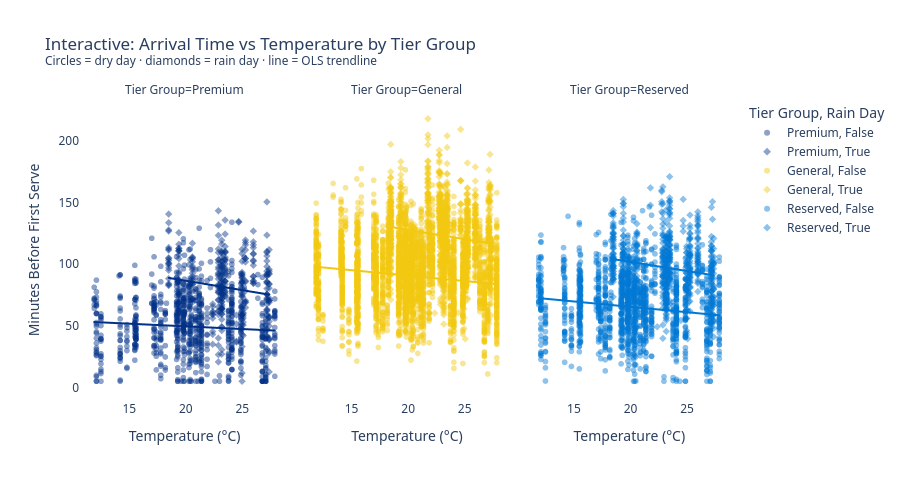

Here is the notebook cell this chart was saved with:
### Markdown cell above
---
## 9 · Interactive Visualisation  
Exported as HTML for embedding in Power BI or the AELTC operations SharePoint.

### Code cell
sample = df.sample(min(8_000, len(df)), random_state=SEED)

fig_px = px.scatter(
    sample,
    x="temperature_c",
    y="minutes_before_serve",
    color="tier_group",
    symbol="is_rain_day",
    facet_col="tier_group",
    opacity=0.45,
    trendline="ols",
    color_discrete_map={
        "Premium" :"#003087",
        "Reserved":"#0078D4",
        "General" :"#F2C811",
    },
    labels={
        "temperature_c"        :"Temperature (°C)",
        "minutes_before_serve" :"Minutes Before First Serve",
        "tier_group"           :"Tier Group",
        "is_rain_day"          :"Rain Day",
    },
    title=(
        "Interactive: Arrival Time vs Temperature by Tier Group<br>"
        "<sup>Circles = dry day · diamonds = rain day · line = OLS trendline</sup>"
    ),
    height=480,
)
fig_px.update_layout(
    plot_bgcolor="white",
    paper_bgcolor="white",
    font=dict(family="Segoe UI", size=12),
)
fig_px.write_html("09_interactive_arrival_chart.html")
fig_px.show()
print("Saved: 09_interactive_arrival_chart.html")

### Figure 1 — Plotly figure (JSON) as saved in the notebook; plotly's stock layout.template omitted (floating-point values rounded to 4 significant figures; data arrays with more than 128 entries replaced by an {"elided": "..."} marker saying what was removed)
{"data": [{"hovertemplate": "Tier Group=Premium<br>Rain Day=False<br>Temperature (°C)=%{x}<br>Minutes Before First Serve=%{y}<extra></extra>", "legendgroup": "Premium, False", "marker": {"color": "#003087", "opacity": 0.45, "symbol": "circle"}, "mode": "markers", "name": "Premium, False", "showlegend": true, "type": "scattergl", "x": {"elided": "777 float values"}, "xaxis": "x", "y": {"elided": "777 float values"}, "yaxis": "y"}, {"hovertemplate": "<b>OLS trendline</b><br>minutes_before_serve = -0.433731 * temperature_c + 58.2388<br>R<sup>2</sup>=0.005347<br><br>Tier Group=Premium<br>Rain Day=False<br>Temperature (°C)=%{x}<br>Minutes Before First Serve=%{y} <b>(trend)</b><extra></extra>", "legendgroup": "Premium, False", "marker": {"color": "#003087", "symbol": "circle"}, "mode": "lines", "name": "Premium, False", "showlegend": false, "type": "scattergl", "x": {"elided": "777 float values"}, "xaxis": "x", "y": {"elided": "777 float values"}, "yaxis": "y"}, {"hovertemplate": "Tier Group=Premium<br>Rain Day=True<br>Temperature (°C)=%{x}<br>Minutes Before First Serve=%{y}<extra></extra>", "legendgroup": "Premium, True", "marker": {"color": "#003087", "opacity": 0.45, "symbol": "diamond"}, "mode": "markers", "name": "Premium, True", "showlegend": true, "type": "scattergl", "x": {"elided": "344 float values"}, "xaxis": "x", "y": {"elided": "344 float values"}, "yaxis": "y"}, {"hovertemplate": "<b>OLS trendline</b><br>minutes_before_serve = -1.52801 * temperature_c + 117.181<br>R<sup>2</sup>=0.028885<br><br>Tier Group=Premium<br>Rain Day=True<br>Temperature (°C)=%{x}<br>Minutes Before First Serve=%{y} <b>(trend)</b><extra></extra>", "legendgroup": "Premium, True", "marker": {"color": "#003087", "symbol": "diamond"}, "mode": "lines", "name": "Premium, True", "showlegend": false, "type": "scattergl", "x": {"elided": "344 float values"}, "xaxis": "x", "y": {"elided": "344 float values"}, "yaxis": "y"}, {"hovertemplate": "Tier Group=General<br>Rain Day=False<br>Temperature (°C)=%{x}<br>Minutes Before First Serve=%{y}<extra></extra>", "legendgroup": "General, False", "marker": {"color": "#F2C811", "opacity": 0.45, "symbol": "circle"}, "mode": "markers", "name": "General, False", "showlegend": true, "type": "scattergl", "x": {"elided": "3473 float values"}, "xaxis": "x2", "y": {"elided": "3473 float values"}, "yaxis": "y2"}, {"hovertemplate": "<b>OLS trendline</b><br>minutes_before_serve = -0.878481 * temperature_c + 108.369<br>R<sup>2</sup>=0.021443<br><br>Tier Group=General<br>Rain Day=False<br>Temperature (°C)=%{x}<br>Minutes Before First Serve=%{y} <b>(trend)</b><extra></extra>", "legendgroup": "General, False", "marker": {"color": "#F2C811", "symbol": "circle"}, "mode": "lines", "name": "General, False", "showlegend": false, "type": "scattergl", "x": {"elided": "3471 float values"}, "xaxis": "x2", "y": {"elided": "3471 float values"}, "yaxis": "y2"}, {"hovertemplate": "Tier Group=General<br>Rain Day=True<br>Temperature (°C)=%{x}<br>Minutes Before First Serve=%{y}<extra></extra>", "legendgroup": "General, True", "marker": {"color": "#F2C811", "opacity": 0.45, "symbol": "diamond"}, "mode": "markers", "name": "General, True", "showlegend": true, "type": "scattergl", "x": {"elided": "1313 float values"}, "xaxis": "x2", "y": {"elided": "1313 float values"}, "yaxis": "y2"}, {"hovertemplate": "<b>OLS trendline</b><br>minutes_before_serve = -1.51139 * temperature_c + 158.154<br>R<sup>2</sup>=0.025969<br><br>Tier Group=General<br>Rain Day=True<br>Temperature (°C)=%{x}<br>Minutes Before First Serve=%{y} <b>(trend)</b><extra></extra>", "legendgroup": "General, True", "marker": {"color": "#F2C811", "symbol": "diamond"}, "mode": "lines", "name": "General, True", "showlegend": false, "type": "scattergl", "x": {"elided": "1313 float values"}, "xaxis": "x2", "y": {"elided": "1313 float values"}, "yaxis": "y2"}, {"hovertemplate": "Tier Group=Reserved<br>Rain Day=False<br>Temperature (°C)=%{x}<br>Minutes Before First Serve=%{y}<extra></extra>", "legendgroup": "Reserved, False", "marker": {"color": "#0078D4", "opacity": 0.45, "symbol": "circle"}, "mode": "markers", "name": "Reserved, False", "showlegend": true, "type": "scattergl", "x": {"elided": "1454 float values"}, "xaxis": "x3", "y": {"elided": "1454 float values"}, "yaxis": "y3"}, {"hovertemplate": "<b>OLS trendline</b><br>minutes_before_serve = -0.87058 * temperature_c + 82.8476<br>R<sup>2</sup>=0.020830<br><br>Tier Group=Reserved<br>Rain Day=False<br>Temperature (°C)=%{x}<br>Minutes Before First Serve=%{y} <b>(trend)</b><extra></extra>", "legendgroup": "Reserved, False", "marker": {"color": "#0078D4", "symbol": "circle"}, "mode": "lines", "name": "Reserved, False", "showlegend": false, "type": "scattergl", "x": {"elided": "1454 float values"}, "xaxis": "x3", "y": {"elided": "1454 float values"}, "yaxis": "y3"}, {"hovertemplate": "Tier Group=Reserved<br>Rain Day=True<br>Temperature (°C)=%{x}<br>Minutes Before First Serve=%{y}<extra></extra>", "legendgroup": "Reserved, True", "marker": {"color": "#0078D4", "opacity": 0.45, "symbol": "diamond"}, "mode": "markers", "name": "Reserved, True", "showlegend": true, "type": "scattergl", "x": {"elided": "639 float values"}, "xaxis": "x3", "y": {"elided": "639 float values"}, "yaxis": "y3"}, {"hovertemplate": "<b>OLS trendline</b><br>minutes_before_serve = -1.47099 * temperature_c + 131.326<br>R<sup>2</sup>=0.028626<br><br>Tier Group=Reserved<br>Rain Day=True<br>Temperature (°C)=%{x}<br>Minutes Before First Serve=%{y} <b>(trend)</b><extra></extra>", "legendgroup": "Reserved, True", "marker": {"color": "#0078D4", "symbol": "diamond"}, "mode": "lines", "name": "Reserved, True", "showlegend": false, "type": "scattergl", "x": {"elided": "639 float values"}, "xaxis": "x3", "y": {"elided": "639 float values"}, "yaxis": "y3"}], "layout": {"annotations": [{"font": {}, "showarrow": false, "text": "Tier Group=Premium", "x": 0.16, "xanchor": "center", "xref": "paper", "y": 1.0, "yanchor": "bottom", "yref": "paper"}, {"font": {}, "showarrow": false, "text": "Tier Group=General", "x": 0.5, "xanchor": "center", "xref": "paper", "y": 1.0, "yanchor": "bottom", "yref": "paper"}, {"font": {}, "showarrow": false, "text": "Tier Group=Reserved", "x": 0.84, "xanchor": "center", "xref": "paper", "y": 1.0, "yanchor": "bottom", "yref": "paper"}], "font": {"family": "Segoe UI", "size": 12}, "height": 480, "legend": {"title": {"text": "Tier Group, Rain Day"}, "tracegroupgap": 0}, "paper_bgcolor": "white", "plot_bgcolor": "white", "title": {"text": "Interactive: Arrival Time vs Temperature by Tier Group<br><sup>Circles = dry day · diamonds = rain day · line = OLS trendline</sup>"}, "xaxis": {"anchor": "y", "domain": [0.0, 0.32], "title": {"text": "Temperature (°C)"}}, "xaxis2": {"anchor": "y2", "domain": [0.34, 0.66], "matches": "x", "title": {"text": "Temperature (°C)"}}, "xaxis3": {"anchor": "y3", "domain": [0.68, 1.0], "matches": "x", "title": {"text": "Temperature (°C)"}}, "yaxis": {"anchor": "x", "domain": [0.0, 1.0], "title": {"text": "Minutes Before First Serve"}}, "yaxis2": {"anchor": "x2", "domain": [0.0, 1.0], "matches": "y", "showticklabels": false}, "yaxis3": {"anchor": "x3", "domain": [0.0, 1.0], "matches": "y", "showticklabels": false}}}
